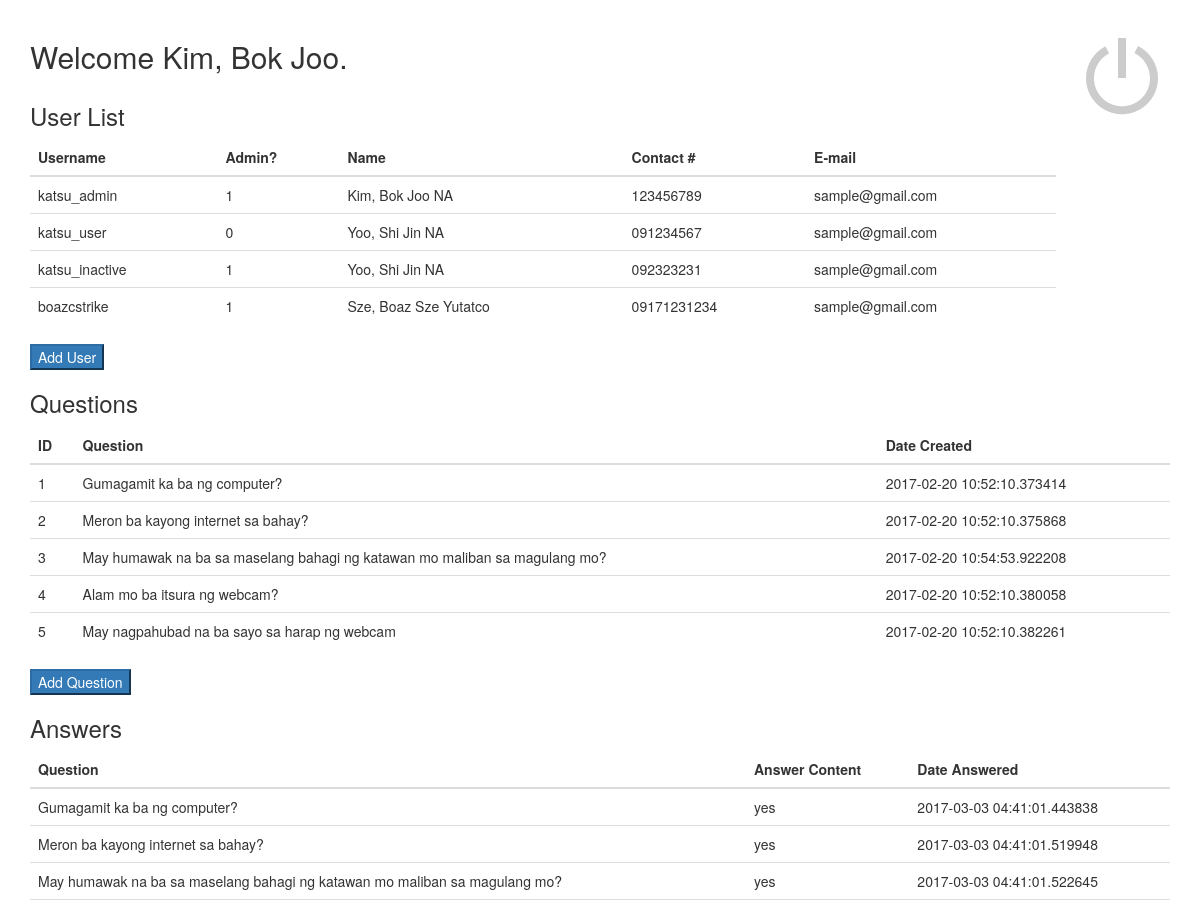
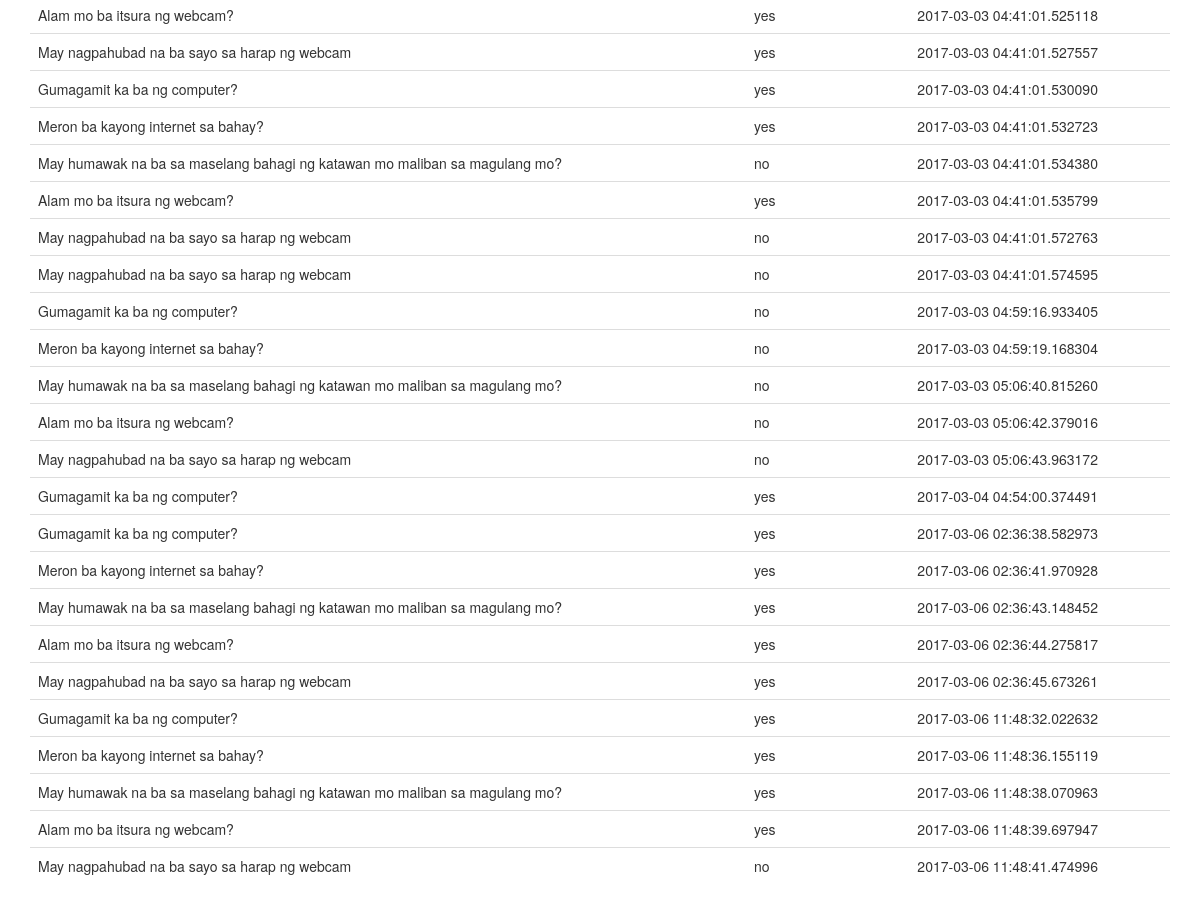
Screenshot of /admin-dashboard.php (signed in) with the database file from the repository (2 pictures, top to bottom).
### tables this page shows
CREATE TABLE `katsu_users_table` (
  `user_id` int(15) NOT NULL,
  `username` varchar(45) NOT NULL,
  `password` varchar(75) NOT NULL,
  `is_admin` int(2) NOT NULL,
  `firstname` varchar(45) NOT NULL,
  `middlename` varchar(45) DEFAULT NULL,
  `lastname` varchar(45) NOT NULL,
  `contact_num` varchar(15) NOT NULL,
  `email` varchar(45) NOT NULL,
  `is_active` int(2) NOT NULL,
  `time_created` timestamp(6) NOT NULL DEFAULT CURRENT_TIMESTAMP(6) ON UPDATE CURRENT_TIMESTAMP(6),
  `created_by` varchar(45) NOT NULL DEFAULT 'super admin'
);

CREATE TABLE `katsu_questions_table` (
  `question_id` int(15) NOT NULL,
  `user_id` int(15) NOT NULL,
  `question_content` varchar(1000) NOT NULL,
  `date_created` timestamp(6) NOT NULL DEFAULT CURRENT_TIMESTAMP(6) ON UPDATE CURRENT_TIMESTAMP(6)
);

CREATE TABLE `katsu_answers_table` (
  `answer_id` int(15) NOT NULL,
  `question_id` int(15) NOT NULL,
  `victim_id` int(15) NOT NULL,
  `user_id` int(15) NOT NULL,
  `answer_content` varchar(1000) NOT NULL,
  `date_answered` timestamp(6) NOT NULL DEFAULT CURRENT_TIMESTAMP(6) ON UPDATE CURRENT_TIMESTAMP(6)
);

### php/session/session_check.php (called while the page is built, shortened)
<?php
	if(isset($_SESSION['user_id']) && isset($_SESSION['username'])){
		$firstname = $_SESSION['firstname'];
		$lastname = $_SESSION['lastname'];
	}else{
		header("Location: index.php");
	}
?>

### admin-dashboard.php (the view, shortened to what this page needs)
<?php
	require_once("php/dbconnect.php");
	require("php/session/session_check.php");
?>
<br>
<h2 style="margin-left:1em;">Welcome <?php echo $lastname . ", " . $firstname . ".";?></h2>
<a href="php/logout.php"><img src="images/power-btn.png" class="logout-btn"></a>
	<div class="container" id="users-table">
		<h3>User List</h3>
		<table class="table table-hover" style="max-width: 90% !important;">
			<thead>
				<tr>
					<th>Username</th>
					<th>Admin?</th>
					<th>Name</th>
					<th>Contact #</th>
					<th>E-mail</th>
				</tr>
			</thead>
			<tbody>
				<?php
					$query = mysqli_query($connection, "SELECT * FROM katsu_users_table;");
					while($r = mysqli_fetch_array($query)){
						$username = $r['username'];
						$is_admin = $r['is_admin'];
						$firstname = $r['firstname'];
						$middlename = $r['middlename'];
						$lastname = $r['lastname'];
						$name = $lastname . ", " . $firstname . " ". $middlename;
						$contact_num = $r['contact_num'];
						$email = $r['email'];
						echo "
						<tr>
							<td>" . $username . "</td>
							<td>" . $is_admin . "</td>
							<td>" . $name . "</td>
							<td>" . $contact_num . "</td>
							<td>" . $email . "</td>
						</tr>
						";
					}
				?>
			</tbody>
		</table>
		<button class="btn-primary" data-toggle="modal" data-target="#user-modal">Add User</button>
	</div>
	<div class="container" id="questions-table">
		<h3>Questions</h3>
		<table class="table table-hover">
			<thead>
				<tr>
					<th>ID</th>
					<th>Question</th>
					<th>Date Created</th>
				</tr>
			</thead>
			<tbody>
				<?php
					$query = mysqli_query($connection, "SELECT * FROM katsu_questions_table;");
					while($r = mysqli_fetch_array($query)){
						$question_id = $r['question_id'];
						$question_content = $r['question_content'];
						$date_created = $r['date_created'];
						echo "
						<tr>
							<td>" . $question_id . "</td>
							<td>" . $question_content . "</td>
							<td>" . $date_created . "</td>
						</tr>";
					}
				?>
			</tbody>
		</table>
		<button class="btn-primary" data-toggle="modal" data-target="#questions-modal">Add Question</button>
	</div>
	<div class="container" id="questions-table">
		<h3>Answers</h3>
		<table class="table table-hover">
			<thead>
				<tr>
					<th>Question</th>
					<th>Answer Content</th>
					<th>Date Answered</th>
				</tr>
			</thead>
			<tbody>
				<?php
					$query = mysqli_query($connection, "SELECT * FROM katsu_answers_table;");
					while($r = mysqli_fetch_array($query)){
						$question_id = $r['question_id'];
						$get_question = mysqli_query($connection, "SELECT question_content FROM katsu_questions_table WHERE question_id = '$question_id'");
						$answer_content = $r['answer_content'];
						$date_answered = $r['date_answered'];
						echo "
						<tr>
							<td>";
						while($r=mysqli_fetch_array($get_question)){
								echo $r['question_content'];
							}
						echo "</td>
							<td>" . $answer_content . "</td>
							<td>" . $date_answered . "</td>
						</tr>";
					}
				?>
			</tbody>
		</table>
	</div>
	</body>
</html>

### css/admin.css (style rules this page uses)
* { margin:0; box-sizing:border-box; }
.logout-btn { position:absolute; right:10px; top:10px; margin:20px; }

### rows the page displays
katsu_users_table: username "katsu_admin", is_admin "1", name "Kim, Bok Joo NA", contact_num "123456789", email "sample@gmail.com"
katsu_users_table: username "katsu_user", is_admin "0", name "Yoo, Shi Jin NA", contact_num "091234567", email "sample@gmail.com"
katsu_users_table: username "katsu_inactive", is_admin "1", name "Yoo, Shi Jin NA", contact_num "092323231", email "sample@gmail.com"
katsu_users_table: username "boazcstrike", is_admin "1", name "Sze, Boaz Sze Yutatco", contact_num "09171231234", email "sample@gmail.com"
katsu_questions_table: question_id "1", question_content "Gumagamit ka ba ng computer?", date_created "2017-02-20 10:52:10.373414"
katsu_questions_table: question_id "2", question_content "Meron ba kayong internet sa bahay?", date_created "2017-02-20 10:52:10.375868"
katsu_questions_table: question_id "3", question_content "May humawak na ba sa maselang bahagi ng katawan mo maliban sa magulang mo?", date_created "2017-02-20 10:54:53.922208"
katsu_questions_table: question_id "4", question_content "Alam mo ba itsura ng webcam?", date_created "2017-02-20 10:52:10.380058"
katsu_questions_table: question_id "5", question_content "May nagpahubad na ba sayo sa harap ng webcam", date_created "2017-02-20 10:52:10.382261"
katsu_answers_table: answer_content "yes", date_answered "2017-03-03 04:41:01.443838"
katsu_answers_table: answer_content "yes", date_answered "2017-03-03 04:41:01.519948"
katsu_answers_table: answer_content "yes", date_answered "2017-03-03 04:41:01.522645"
katsu_answers_table: answer_content "yes", date_answered "2017-03-03 04:41:01.525118"
katsu_answers_table: answer_content "yes", date_answered "2017-03-03 04:41:01.527557"
katsu_answers_table: answer_content "yes", date_answered "2017-03-03 04:41:01.530090"
katsu_answers_table: answer_content "yes", date_answered "2017-03-03 04:41:01.532723"
katsu_answers_table: answer_content "no", date_answered "2017-03-03 04:41:01.534380"
katsu_answers_table: answer_content "yes", date_answered "2017-03-03 04:41:01.535799"
katsu_answers_table: answer_content "no", date_answered "2017-03-03 04:41:01.572763"
katsu_answers_table: answer_content "no", date_answered "2017-03-03 04:41:01.574595"
katsu_answers_table: answer_content "no", date_answered "2017-03-03 04:59:16.933405"
katsu_answers_table: answer_content "no", date_answered "2017-03-03 04:59:19.168304"
katsu_answers_table: answer_content "no", date_answered "2017-03-03 05:06:40.815260"
katsu_answers_table: answer_content "no", date_answered "2017-03-03 05:06:42.379016"
katsu_answers_table: answer_content "no", date_answered "2017-03-03 05:06:43.963172"
katsu_answers_table: answer_content "yes", date_answered "2017-03-04 04:54:00.374491"
katsu_answers_table: answer_content "yes", date_answered "2017-03-06 02:36:38.582973"
katsu_answers_table: answer_content "yes", date_answered "2017-03-06 02:36:41.970928"
katsu_answers_table: answer_content "yes", date_answered "2017-03-06 02:36:43.148452"
katsu_answers_table: answer_content "yes", date_answered "2017-03-06 02:36:44.275817"
katsu_answers_table: answer_content "yes", date_answered "2017-03-06 02:36:45.673261"
katsu_answers_table: answer_content "yes", date_answered "2017-03-06 11:48:32.022632"
katsu_answers_table: answer_content "yes", date_answered "2017-03-06 11:48:36.155119"
katsu_answers_table: answer_content "yes", date_answered "2017-03-06 11:48:38.070963"
katsu_answers_table: answer_content "yes", date_answered "2017-03-06 11:48:39.697947"
katsu_answers_table: answer_content "no", date_answered "2017-03-06 11:48:41.474996"

### other values shown
$lastname "Kim"
$firstname "Bok Joo"
